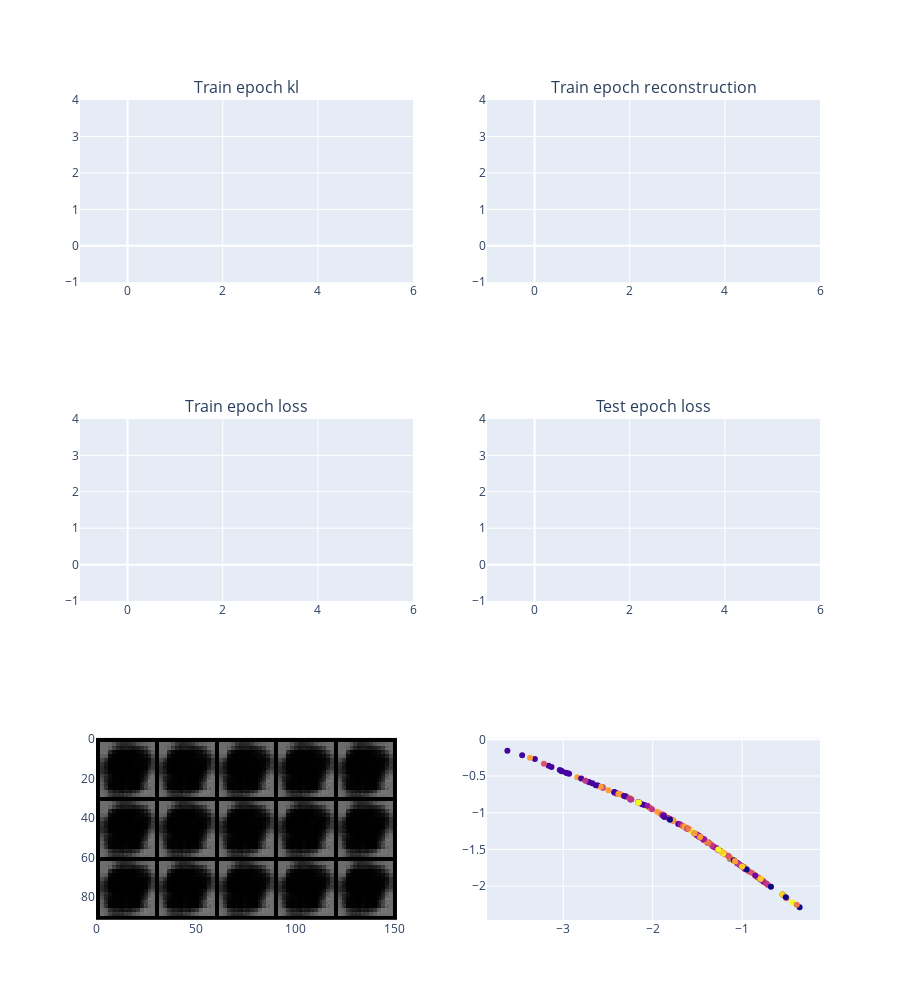

Notebook cell for this chart:
### Code cell
visualize_losses(train_losses, test_losses, vae).show()

### Figure 1 — Plotly figure (JSON) as saved in the notebook; plotly's stock layout.template omitted (floating-point values rounded to 4 significant figures; data arrays with more than 128 entries replaced by an {"elided": "..."} marker saying what was removed)
{"data": [{"x": [], "y": [], "type": "scatter", "xaxis": "x", "yaxis": "y"}, {"x": [], "y": [], "type": "scatter", "xaxis": "x2", "yaxis": "y2"}, {"x": [], "y": [], "type": "scatter", "xaxis": "x3", "yaxis": "y3"}, {"x": [], "y": [], "type": "scatter", "xaxis": "x4", "yaxis": "y4"}, {"z": {"elided": "92x152x3 float values"}, "type": "image", "xaxis": "x5", "yaxis": "y5"}, {"marker": {"color": {"elided": "200 int values"}, "size": 6}, "mode": "markers", "x": {"elided": "200 float values"}, "y": {"elided": "200 float values"}, "type": "scatter", "xaxis": "x6", "yaxis": "y6"}], "layout": {"xaxis": {"anchor": "y", "domain": [0.0, 0.45]}, "yaxis": {"anchor": "x", "domain": [0.7778, 1.0]}, "xaxis2": {"anchor": "y2", "domain": [0.55, 1.0]}, "yaxis2": {"anchor": "x2", "domain": [0.7778, 1.0]}, "xaxis3": {"anchor": "y3", "domain": [0.0, 0.45]}, "yaxis3": {"anchor": "x3", "domain": [0.3889, 0.6111]}, "xaxis4": {"anchor": "y4", "domain": [0.55, 1.0]}, "yaxis4": {"anchor": "x4", "domain": [0.3889, 0.6111]}, "xaxis5": {"anchor": "y5", "domain": [0.0, 0.45]}, "yaxis5": {"anchor": "x5", "domain": [0.0, 0.2222]}, "xaxis6": {"anchor": "y6", "domain": [0.55, 1.0]}, "yaxis6": {"anchor": "x6", "domain": [0.0, 0.2222]}, "annotations": [{"font": {"size": 16}, "showarrow": false, "text": "Train epoch kl", "x": 0.225, "xanchor": "center", "xref": "paper", "y": 1.0, "yanchor": "bottom", "yref": "paper"}, {"font": {"size": 16}, "showarrow": false, "text": "Train epoch reconstruction", "x": 0.775, "xanchor": "center", "xref": "paper", "y": 1.0, "yanchor": "bottom", "yref": "paper"}, {"font": {"size": 16}, "showarrow": false, "text": "Train epoch loss", "x": 0.225, "xanchor": "center", "xref": "paper", "y": 0.6111, "yanchor": "bottom", "yref": "paper"}, {"font": {"size": 16}, "showarrow": false, "text": "Test epoch loss", "x": 0.775, "xanchor": "center", "xref": "paper", "y": 0.6111, "yanchor": "bottom", "yref": "paper"}], "height": 1000}}
